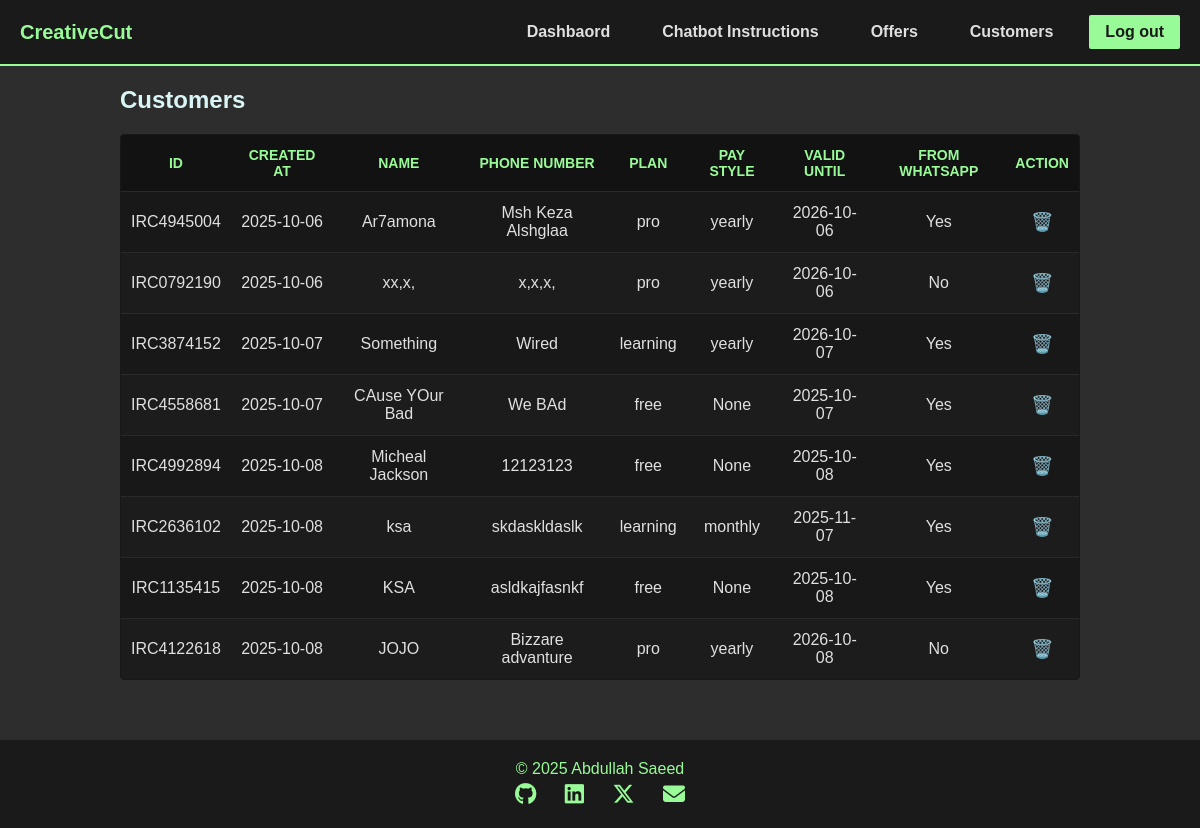
The app's page /api/customers/, older data.
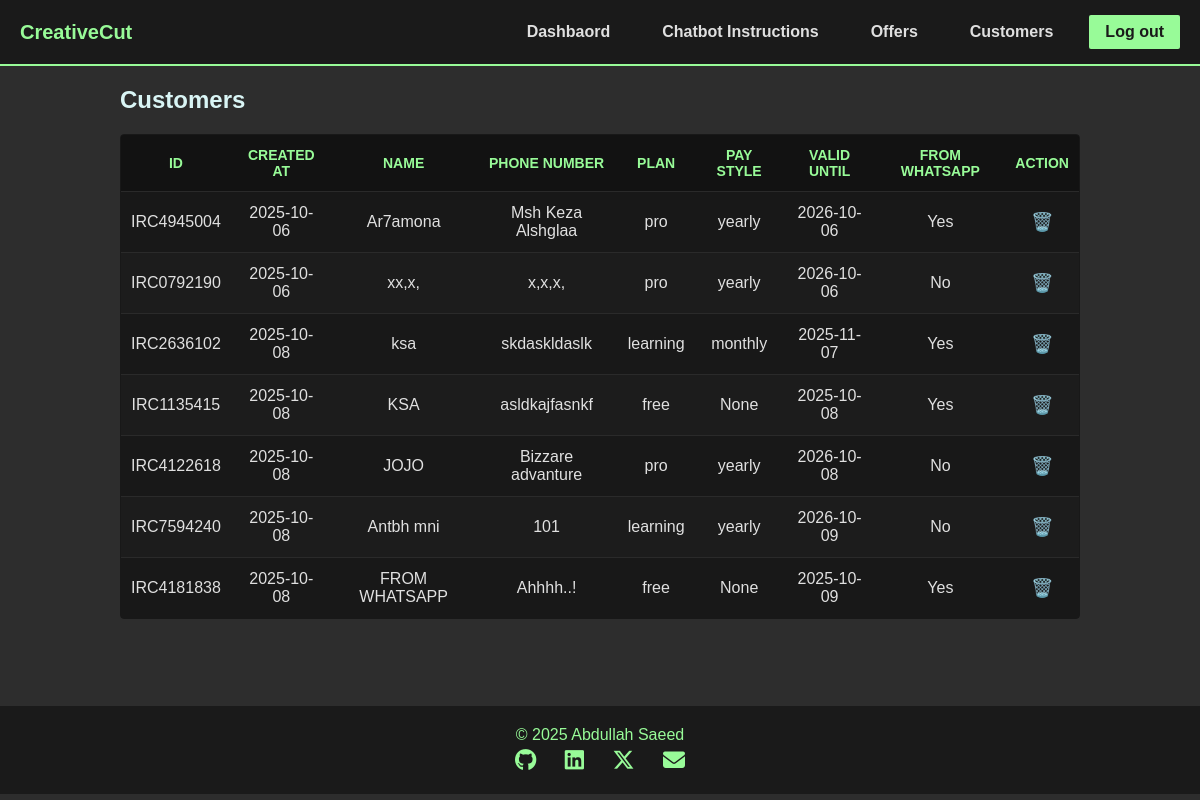
The same page, newer data.
### tables this page shows
CREATE TABLE customers (
    id TEXT PRIMARY KEY,
    created_at DATETIME DEFAULT CURRENT_TIMESTAMP,
    name TEXT NOT NULL,
    phone_num TEXT UNIQUE,
    plan TEXT CHECK(plan IN ('free', 'learning', 'pro')) NOT NULL DEFAULT 'Free',
    pay_style TEXT CHECK(pay_style IN ('None', 'monthly', 'yearly')) NOT NULL DEFAULT 'None',
    valid_until DATETIME,
    is_from_whatsapp BOOLEAN 
);

### routes/customers.py (the view, shortened to what this page needs)
@customers_bp.route("/", methods=["GET", "POST", "DELETE"])
def customers():
    db = current_app.get_db()
    try:
        if request.method == "GET":
            cur = db.execute("SELECT * FROM customers")
            customers = [dict(row) for row in cur.fetchall()]
            return render_template("customers.html", customers=customers)
        elif request.method == "POST":
            return Response(json.dumps({"message": "Customer subscription successed"}), mimetype="application/json")
    except Exception as e:
        return Response(json.dumps({"error": str(e)}), mimetype="application/json", status=500)

### main.py (called while the page is built)
def get_db():
    if "db" not in g:
        g.db = sqlite3.connect(DATABASE)
        g.db.row_factory = sqlite3.Row
    return g.db

### templates/customers.html (shortened to what this page needs)
{% extends "base.html" %} {% block title %}Customers{% endblock %} {% block
style %}
<link
  rel="stylesheet"
  href="{{ url_for('static', filename='css/customers.css') }}"
/>
{% endblock %} {% block content %}
<div>
  <h2 style="margin-bottom: 20px">Customers</h2>
  <div class="table-wrapper">
    <table>
      <thead>
        <tr>
          <th>ID</th>
          <th>Created At</th>
          <th>Name</th>
          <th>Phone Number</th>
          <th>Plan</th>
          <th>Pay Style</th>
          <th>Valid Until</th>
          <th>From WhatsApp</th>
          <th>Action</th>
        </tr>
      </thead>
      <tbody>
        {% for customer in customers %}
        <tr id="customer_{{ customer.id }}">
          <td>{{ customer.id }}</td>
          <td>{{ customer.created_at.split(" ")[0] }}</td>
          <td>{{ customer.name }}</td>
          <td>{{ customer.phone_num }}</td>
          <td>{{ customer.plan }}</td>
          <td>{{ customer.pay_style }}</td>
          <td>{{ customer.valid_until }}</td>
          <td>{{ 'Yes' if customer.is_from_whatsapp else 'No' }}</td>
          <td>
            <button
              class="delete-btn"
              onclick="deleteCustomer('{{ customer.id }}')"
              title="Delete"
            >
              🗑️
            </button>
          </td>
        </tr>
        {% endfor %}
      </tbody>
    </table>
  </div>
</div>
{% endblock %}

### templates/base.html (shortened to what this page needs)
<!DOCTYPE html>
<html lang="en">
  <head>
    <link
      rel="stylesheet"
      href="https://cdnjs.cloudflare.com/ajax/libs/font-awesome/6.5.0/css/all.min.css"
    />
    <link
      rel="stylesheet"
      href="{{ url_for('static', filename='css/base.css') }}"
    />
    {% block style %}{% endblock %}
  </head>
  <body>
    <header>
      <header class="header">
        <div class="header-content">
          <a href="/" class="logo">
            <span class="logo-text">CreativeCut</span>
          </a>
          <nav class="nav-links">
            <a href="/api/dashboard" class="nav-link"> Dashbaord </a>
            <a href="/api/chatbot_instruction" class="nav-link">
              Chatbot Instructions
            </a>
            <a href="/api/offers" class="nav-link">Offers</a>
            <a href="/api/customers" class="nav-link">Customers</a>
            <a href="/api/auth/logout" class="nav-link logout">Log out</a>
          </nav>
        </div>
      </header>
    </header>
    <main class="content">{% block content %}{% endblock %}</main>
    <footer>
      <p>© 2025 Abdullah Saeed</p>
      <div class="social-icons">
        <a href="https://github.com/Abdullah-Saeed-BB" target="_blank"
          ><i class="fab fa-github"></i
        ></a>
        <a href="https://www.linkedin.com/in/abdullahsaeed-dev/" target="_blank"
          ><i class="fab fa-linkedin"></i
        ></a>
        <a href="https://x.com/Abdullah_SBB" target="_blank"
          ><i class="fa-brands fa-x-twitter"></i
        ></a>
        <a href="mailto::abdullah.saeed.b.b@gmail.com"
          ><i class="fas fa-envelope"></i
        ></a>
      </div>
    </footer>
  </body>
</html>

### static/css/base.css (style rules this page uses)
* { margin: 0; padding: 0; box-sizing: border-box; }
body { font-family: Arial, sans-serif; background-color: #2d2d2d; height: 100vh; justify-content: center; align-items: center; color: #d9f5f5; }
.content { padding: 20px; max-width: 1000px; margin: 0 auto; min-height: 75vh; }
.header { background-color: #1a1a1a; border-bottom: 2px solid #98fb98; padding: 15px 0; }
.header-content { max-width: 1200px; margin: 0 auto; display: flex; justify-content: space-between; align-items: center; padding: 0 20px; }
.logo { display: flex; align-items: center; gap: 10px; text-decoration: none; }
.logo-text { color: #98fb98; font-size: 20px; font-weight: bold; }
.nav-links { display: flex; gap: 20px; }
.nav-link { color: #e0e0e0; text-decoration: none; font-weight: bold; padding: 8px 16px; border-radius: 0; transition: 0.3s ease; }
.nav-link.logout { background-color: #98fb98; color: #1a1a1a; border-radius: 2px; }
footer { background-color: #1a1a1a; color: #98fb98; text-align: center; padding: 20px; margin-top: 40px; }
footer p { margin-bottom: 4px; }
footer .social-icons a { color: #98fb98; font-size: 22px; margin: 0 12px; transition: color 0.3s, transform 0.2s; }

### static/css/customers.css (style rules this page uses)
table { width: 100%; border-collapse: collapse; background-color: #181818; border: 1px solid #2a2a2a; border-radius: 4px; overflow: hidden; }
th, td { padding: 12px 10px; text-align: center; border-bottom: 1px solid #2a2a2a; color: #e0e0e0; }
th { background-color: #121212; color: #98fb98; font-weight: 600; text-transform: uppercase; font-size: 14px; }
tr:nth-child(even) { background-color: #1c1c1c; }
.delete-btn { border: none; background: none; cursor: pointer; font-size: 18px; color: #ff4d4d; transition: color 0.2s, transform 0.2s; }
.table-wrapper { overflow-x: auto; -webkit-overflow-scrolling: touch; border-radius: 4px; }

Row changes from the older to the newer data that the page shows:
removed customers: id "IRC3874152", created_at "2025-10-07", name "Something", phone_num "Wired", plan "learning", pay_style "yearly", valid_until "2026-10-07", is_from_whatsapp "Yes"
removed customers: id "IRC4558681", created_at "2025-10-07", name "CAuse YOur Bad", phone_num "We BAd", plan "free", pay_style "None", valid_until "2025-10-07", is_from_whatsapp "Yes"
removed customers: id "IRC4992894", created_at "2025-10-08", name "Micheal Jackson", phone_num "12123123", plan "free", pay_style "None", valid_until "2025-10-08", is_from_whatsapp "Yes"
added customers: id "IRC7594240", created_at "2025-10-08", name "Antbh mni", phone_num "101", plan "learning", pay_style "yearly", valid_until "2026-10-09", is_from_whatsapp "No"
added customers: id "IRC4181838", created_at "2025-10-08", name "FROM WHATSAPP", phone_num "Ahhhh..!", plan "free", pay_style "None", valid_until "2025-10-09", is_from_whatsapp "Yes"
